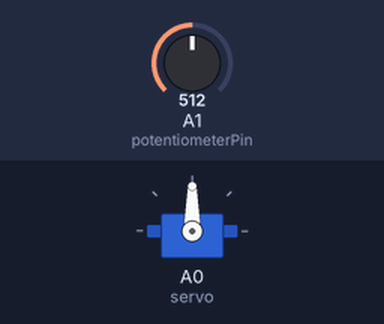
The sketch below on a simulated Arduino Uno, built with avr-gcc and run on an emulated ATmega328P. Parts: servo. The inputs (shaded band) are chosen by the test bench; at power-on: A1 (potentiometerPin) = 512.

Above: at 1.2 s.
1.3 s: A1 (potentiometerPin) set to 716
At 2.0 s:
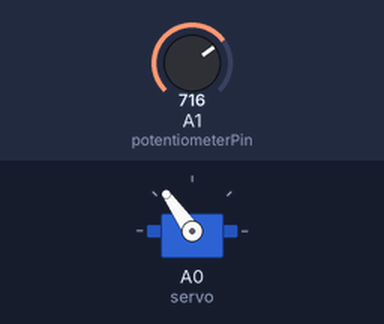
2.8 s: A1 (potentiometerPin) set to 900
At 3.1 s:
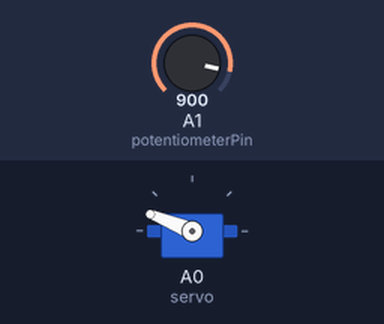
4.3 s: A1 (potentiometerPin) set to 1023
At 5.5 s:
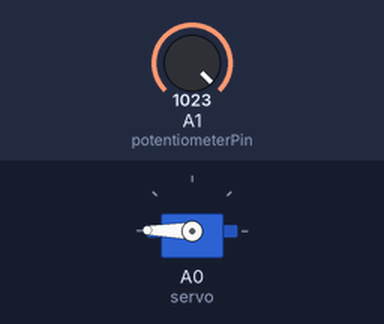
5.8 s: A1 (potentiometerPin) set to 306
At 6.6 s:
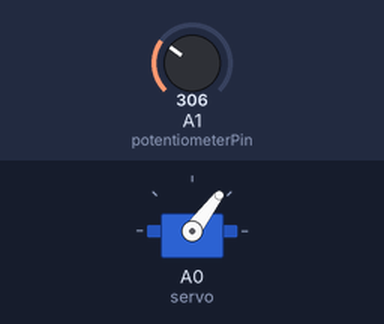
7.3 s: A1 (potentiometerPin) set to 122
At 7.7 s:
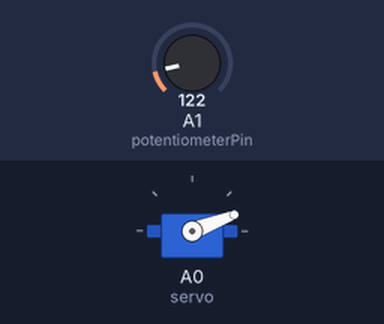
Timing chart, 0 to 9.8 s (numbered marks = the images above; inputs shaded):
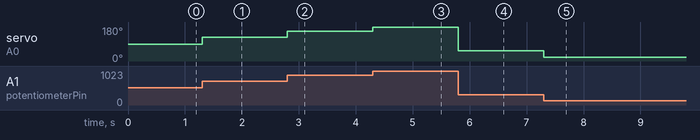

Measured:
- after the input at 1.3 s, servo on A0 (servo): 90° → 125° at once
- after the input at 2.8 s, servo on A0 (servo): 125° → 158° at once
- after the input at 4.3 s, servo on A0 (servo): 158° → 179° at once
- after the input at 5.8 s, servo on A0 (servo): 179° → 53° at once
- after the input at 7.3 s, servo on A0 (servo): 53° → 21° at once

The sketch:

ServoAdjust.ino
```cpp
#include <Servo.h>

/*ServoAdjust

Adjusts the angle of a servo to the value read from a potentiometer.

*/

Servo servo;
const int potentiometerPin = A1;

void setup()
{
  servo.attach(A0); /*the Servo is connected to pin A0*/
  pinMode(potentiometerPin, INPUT);
}

void loop()
{
  int potentiometerValue = analogRead(potentiometerPin); /*Read the potentiometer value.*/
  potentiometerValue *= (180 / 1024.0); /*The potentiometer goes from 0 to 1024; the servo
                                          goes from 0 to 180. Scale the value for the servo.*/

  servo.write(potentiometerValue);
}
```
